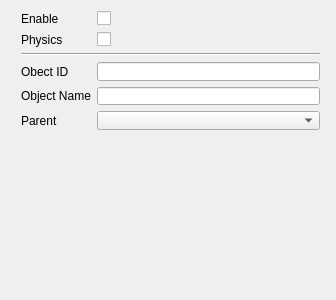
<?xml version="1.0" encoding="UTF-8"?>
<ui version="4.0">
 <class>QGameObject</class>
 <widget class="QDockWidget" name="QGameObject">
  <property name="geometry">
   <rect>
    <x>0</x>
    <y>0</y>
    <width>336</width>
    <height>300</height>
   </rect>
  </property>
  <property name="windowTitle">
   <string>QGameObject</string>
  </property>
  <widget class="QWidget" name="widget">
   <widget class="QWidget" name="layoutWidget">
    <property name="geometry">
     <rect>
      <x>10</x>
      <y>0</y>
      <width>321</width>
      <height>141</height>
     </rect>
    </property>
    <layout class="QFormLayout" name="formLayout">
     <item row="0" column="0">
      <widget class="QLabel" name="label_ObjectEnable">
       <property name="text">
        <string>Enable</string>
       </property>
      </widget>
     </item>
     <item row="1" column="0">
      <widget class="QLabel" name="label_ObjectPhysics">
       <property name="text">
        <string>Physics</string>
       </property>
      </widget>
     </item>
     <item row="1" column="1">
      <widget class="QCheckBox" name="checkBox_ObjectPhysics">
       <property name="text">
        <string/>
       </property>
      </widget>
     </item>
     <item row="2" column="0" colspan="2">
      <widget class="Line" name="line">
       <property name="orientation">
        <enum>Qt::Horizontal</enum>
       </property>
      </widget>
     </item>
     <item row="3" column="0">
      <widget class="QLabel" name="label_ObjectID">
       <property name="text">
        <string>Obect ID</string>
       </property>
      </widget>
     </item>
     <item row="3" column="1">
      <widget class="QLineEdit" name="lineEdit_ObjectID">
       <property name="readOnly">
        <bool>true</bool>
       </property>
      </widget>
     </item>
     <item row="4" column="0">
      <widget class="QLabel" name="label_ObjectName">
       <property name="text">
        <string>Object Name</string>
       </property>
      </widget>
     </item>
     <item row="4" column="1">
      <widget class="QLineEdit" name="lineEdit_ObjectName"/>
     </item>
     <item row="5" column="0">
      <widget class="QLabel" name="label_ObjectParent">
       <property name="text">
        <string>Parent</string>
       </property>
      </widget>
     </item>
     <item row="5" column="1">
      <widget class="QComboBox" name="comboBox_ObjectParent"/>
     </item>
     <item row="0" column="1">
      <widget class="QCheckBox" name="checkBox_ObjectEnable">
       <property name="text">
        <string/>
       </property>
      </widget>
     </item>
    </layout>
   </widget>
  </widget>
 </widget>
 <layoutdefault spacing="6" margin="11"/>
 <resources/>
 <connections/>
</ui>
